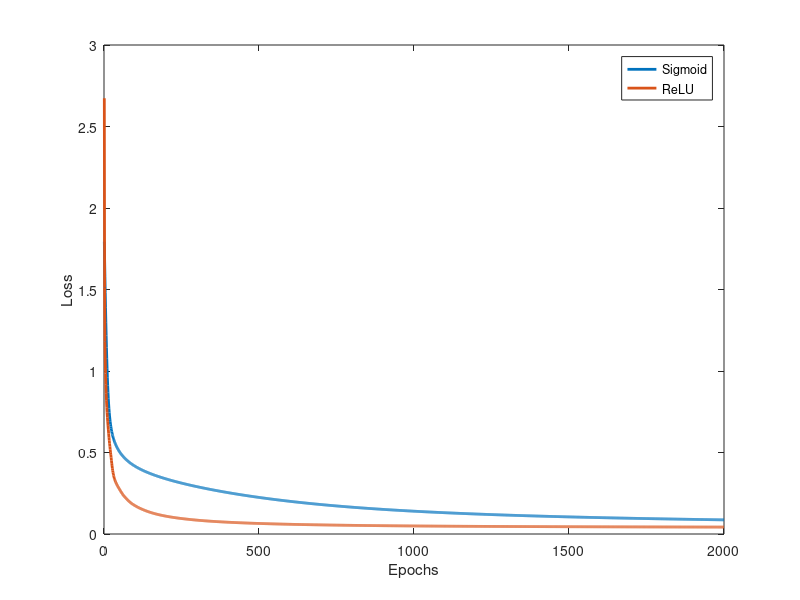
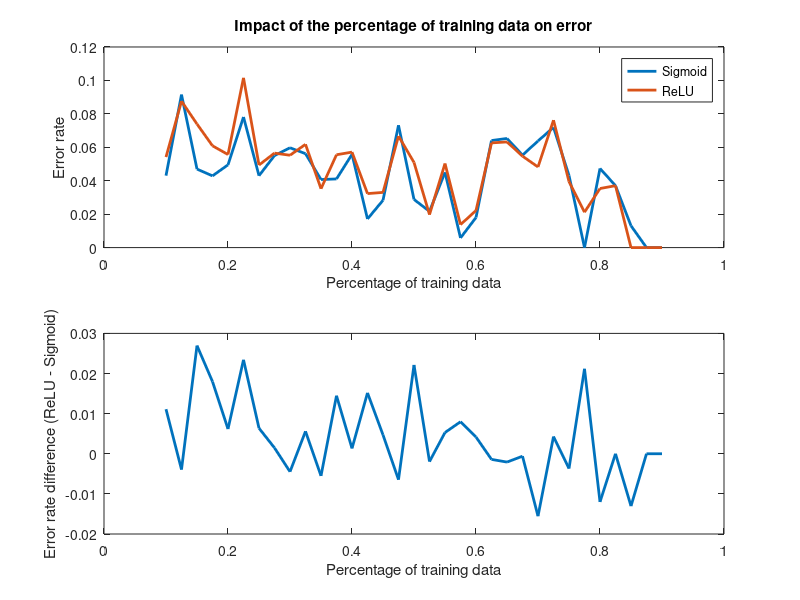

Source code (MATLAB) for these figures, in order: (Note: this script raises an error after producing the figures.)
clear; close all; clc;

function [x, xTesting, yTraining, yTesting] = loadData(percentage)
    % ------------- load data -------------
    load('fisheriris.mat');
    % standard scaling the data to have mean 0 and std 1
    % this avoids having to deal with different scales of the data
    meas = meas - mean(meas);
    meas = meas ./ std(meas);

    % permutating the data to have a random order
    perm = randperm(size(meas, 1));
    meas = meas(perm, :);
    species = species(perm);

    % keeping only part of the data for training
    trainingMax = floor(percentage*size(meas, 1));
    x = meas(1:trainingMax, :);
    xTesting = meas(trainingMax+1:end, :);

    % one hot encoding the labels
    y = zeros(size(meas, 1), 3);
    for i = 1:size(meas, 1)
        if strcmp(species(i), 'setosa')
            y(i, 1) = 1;
        elseif strcmp(species(i), 'versicolor')
            y(i, 2) = 1;
        elseif strcmp(species(i), 'virginica')
            y(i, 3) = 1;
        end
    end
    yTraining = y(1:trainingMax, :);
    yTesting = y(trainingMax+1:end, :);
end

function [Loss, errorRate] = train(x, xTesting, yTraining, yTesting, seed, activationFunction, activationFunctionDerivative)
    % ------------- initialization -------------
    % use the seed to initialize the random number generator
    rng(seed);
    % randomly initialized so the result is data dependent
    W1 = randn(4,8);
    b1 = randn(1, 8);

    W2 = randn(8, 3);
    b2 = randn(1, 3);

    epochs = 2000;
    learningRate = 0.1;

    m = size(x,1);

    % ------------- training loop -------------
    Loss = zeros(epochs, 1);
    for i = 1:epochs
        % ------------- forward pass -------------
        Z1 = x * W1 + repmat(b1, m, 1);
        A1 = activationFunction(Z1);

        Z2 = A1 * W2 + repmat(b2, m, 1);
        A2 = exp(Z2) ./ sum(exp(Z2), 2);
        % ------------- loss function -------------
        L = -1/m * sum(sum(yTraining .* log(A2)));
        Loss(i) = L;
        % ------------- backward pass -------------
        % layer 2
        dZ2 = A2 - yTraining; 
        dW2 = 1/m * A1' * dZ2;
        db2 = 1/m * sum(dZ2, 1);

        %layer 1
        dZ1 = (dZ2 * W2') .* activationFunctionDerivative(Z1);
        dW1 = 1/m * x' * dZ1;
        db1 = 1/m * sum(dZ1, 1);
        % ------------- update weights -------------
        W1 = W1 - learningRate * dW1;
        W2 = W2 - learningRate * dW2;
        b1 = b1 - learningRate * db1;
        b2 = b2 - learningRate * db2;
    end

    % ------------- testing loop -------------
    clear Z1 A1 Z2 A2;
    % forward pass
    m = size(xTesting,1);
    Z1 = xTesting * W1 + repmat(b1, m, 1);
    A1 = activationFunction(Z1);

    Z2 = A1 * W2 + repmat(b2, m, 1);
    A2 = exp(Z2) ./ sum(exp(Z2), 2);

    [~, estimatedResult] = max(A2, [], 2);
    [~, trueResult] = max(yTesting, [], 2);

    % error rate
    errorRate = sum(estimatedResult ~= trueResult) / size(xTesting, 1);
end

function A = sigmoid(Z)
    A = 1 ./ (1 + exp(-Z));
end
function A = sigmoidDerivative(Z)
    A = sigmoid(Z) .* (1 - sigmoid(Z));
end


%% Loss comparison between sigmoid and ReLU

% load data
percentage = 0.8;
[x, xTesting, yTraining, yTesting] = loadData(percentage);

function A = ReLU(Z)
    A = max(0, Z);
end
function A = ReLUDerivative(Z)
    A = Z > 0;
end

% get a random seed for the random number generator
seed = rng;

[Lsigmoid, ~] = train(x, xTesting, yTraining, yTesting, seed, @sigmoid, @sigmoidDerivative);
[LReLU, ~] = train(x, xTesting, yTraining, yTesting, seed, @ReLU, @ReLUDerivative);

% loss function plot
figure;
plot(Lsigmoid, 'LineWidth', 2);
hold on;
plot(LReLU, 'LineWidth', 2);
xlabel('Epochs');
ylabel('Loss');
legend('Sigmoid', 'ReLU');

%% Impact of the percentage of training data on error

% load activationComparison.mat if it exists
if exist('activationComparison.mat', 'file')
    load('activationComparison.mat');
    disp('Loaded activationComparison.mat');
    run = 0;
else
    disp('activationComparison.mat not found, running the code...');
    percentageVect = 0.1:0.025:0.9;
    avgErrorSigmoid = zeros(length(percentageVect), 1);
    avgErrorReLU = zeros(length(percentageVect), 1);
    run = 1;
end

if run == 1
    parfor i = 1:length(percentageVect)
        % load data
        [x, xTesting, yTraining, yTesting] = loadData(percentageVect(i));

        % looping for 100 times to average the error as a single test gives a varying result
        loopSize = 100;
        errorSigmoid = zeros(loopSize, 1);
        errorReLU = zeros(loopSize, 1);
        for j = 1:loopSize
            % get a random seed for the random number generator
            seed = rng;

            [~, errorSigmoid(j)] = train(x, xTesting, yTraining, yTesting, seed, @sigmoid, @sigmoidDerivative);
            [~, errorReLU(j)] = train(x, xTesting, yTraining, yTesting, seed, @ReLU, @ReLUDerivative);
        end

        % average the error
        avgErrorSigmoid(i) = mean(errorSigmoid);
        avgErrorReLU(i) = mean(errorReLU);
    end
    % save the results
    save('activationComparison.mat', 'avgErrorSigmoid', 'avgErrorReLU', 'percentageVect');
end

% error rate plot
figure;

% Subplot 1: Error rates for Sigmoid and ReLU
subplot(2, 1, 1);
plot(percentageVect, avgErrorSigmoid, 'LineWidth', 2);
hold on;
plot(percentageVect, avgErrorReLU, 'LineWidth', 2);
xlabel('Percentage of training data');
ylabel('Error rate');
legend('Sigmoid', 'ReLU');
title('Impact of the percentage of training data on error');

% Subplot 2: Difference between error rates
subplot(2, 1, 2);
plot(percentageVect, avgErrorReLU - avgErrorSigmoid, 'LineWidth', 2);
xlabel('Percentage of training data');
ylabel('Error rate difference (ReLU - Sigmoid)');
hold on;
yline(0, 'r--', 'LineWidth', 1);
hold off;
title('Difference in error rates between ReLU and Sigmoid');
